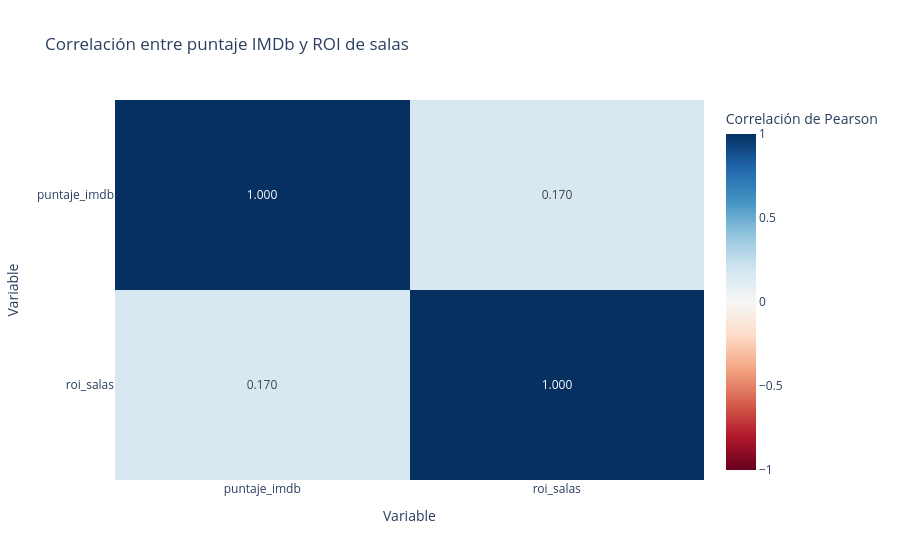

The notebook cell this image was saved under:
### Markdown cell above
### IMDb y retorno

El puntaje de IMDb se conoce después del estreno: esta relación es descriptiva y no permite seleccionarlo como criterio previo de inversión.

### Code cell
correlaciones = train[['puntaje_imdb','roi_salas']].dropna().corr()
# PLOTLY_OUTPUT
figura_interactiva = px.imshow(correlaciones,text_auto='.3f',zmin=-1,zmax=1,
    color_continuous_scale='RdBu',aspect='auto',
    labels={'color':'Correlación de Pearson'},
    title='Correlación entre puntaje IMDb y ROI de salas')
figura_interactiva.update_xaxes(title='Variable')
figura_interactiva.update_yaxes(title='Variable')
figura_interactiva.write_html(salidas/'03_imdb_roi_interactivo.html',
                              include_plotlyjs=True)
display(figura_interactiva)

### Figure 1 — Plotly figure (JSON) as saved in the notebook; plotly's stock layout.template omitted (floating-point values rounded to 4 significant figures)
{"data": [{"coloraxis": "coloraxis", "hovertemplate": "x: %{x}<br>y: %{y}<br>Correlación de Pearson: %{z}<extra></extra>", "name": "0", "texttemplate": "%{z:.3f}", "type": "heatmap", "x": ["puntaje_imdb", "roi_salas"], "xaxis": "x", "y": ["puntaje_imdb", "roi_salas"], "yaxis": "y", "z": [[1.0, 0.1704], [0.1704, 1.0]]}], "layout": {"coloraxis": {"autocolorscale": false, "cmax": 1, "cmin": -1, "colorbar": {"title": {"text": "Correlación de Pearson"}}, "colorscale": [[0, "rgb(103,0,31)"], [0.1, "rgb(178,24,43)"], [0.2, "rgb(214,96,77)"], [0.3, "rgb(244,165,130)"], [0.4, "rgb(253,219,199)"], [0.5, "rgb(247,247,247)"], [0.6, "rgb(209,229,240)"], [0.7, "rgb(146,197,222)"], [0.8, "rgb(67,147,195)"], [0.9, "rgb(33,102,172)"], [1, "rgb(5,48,97)"]]}, "title": {"text": "Correlación entre puntaje IMDb y ROI de salas"}, "xaxis": {"anchor": "y", "domain": [0, 1], "title": {"text": "Variable"}}, "yaxis": {"anchor": "x", "autorange": "reversed", "domain": [0, 1], "title": {"text": "Variable"}}}}
